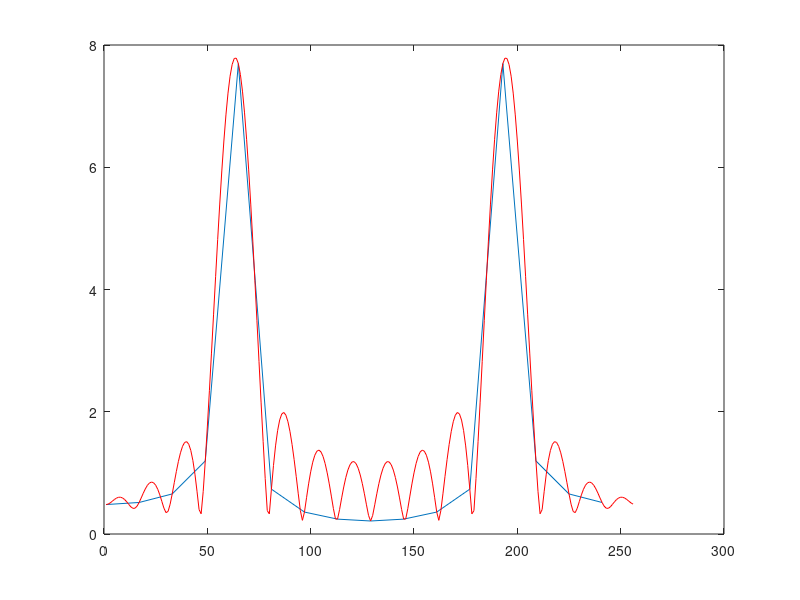

MATLAB code to generate this figure:
%{
N=32;
omega = 1;
[X, w] = dtft(cos(omega*(0:1:N-1)));
plot(w-pi, abs(X))

y= []
for i = 1:3:length(u2)
    y = [y; u2(i)]
end

T = 3.9e-4
figure(1);
plot(abs(dtft(u2, T)), 'r');
hold on;
plot(abs(dtft(y, T)));
hold off;
figure(2);
plot(u2, 'r');
hold on;
plot((1:3:length(u2)), y);
hold off;
figure(3);
[U2, omega2] = dtft(u2, T*3);
plot(omega2, abs(U2), 'r');
hold on;
[Y, omega] = dtft(decimate(u2, 3), T*3);
plot(omega/3, abs(Y));
hold off;
%}

N = 16;
p = 16;
x0 = [sin(2*pi/sqrt(17)*(0:15))];
x1 = [x0 zeros(1, N*(p-1))];

figure(1);
plot((1:p:length(x1)), abs(fft(x0)));
hold on;
plot((1:1:length(x1)), abs(fft(x1)), 'r');
hold off;